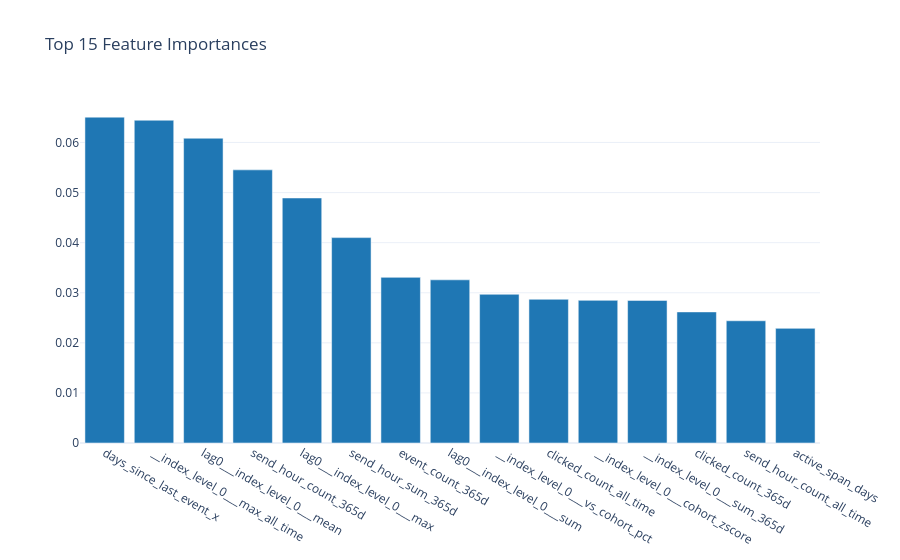

Source (notebook cell):
### Markdown cell above
## 8.4 Feature Importance (Random Forest)

### Code cell
if not _skip_modeling:
    rf_model = models["Random Forest"]
    importance_df = native_pd.DataFrame({
        "Feature": X_train.columns.tolist(),
        "Importance": rf_model.feature_importances_
    }).sort_values("Importance", ascending=False)

    top_n = 15
    top_features = importance_df.head(top_n)

    fig = charts.bar_chart(
        top_features["Feature"].tolist(),
        top_features["Importance"].tolist(),
        title=f"Top {top_n} Feature Importances"
    )
    display_figure(fig)

### Figure 1 — Plotly figure (JSON) as saved in the notebook; plotly's stock layout.template omitted (floating-point values rounded to 4 significant figures)
{"data": [{"marker": {"color": "#1f77b4"}, "type": "bar", "x": ["days_since_last_event_x", "__index_level_0___max_all_time", "lag0___index_level_0___mean", "send_hour_count_365d", "lag0___index_level_0___max", "send_hour_sum_365d", "event_count_365d", "lag0___index_level_0___sum", "__index_level_0___vs_cohort_pct", "clicked_count_all_time", "__index_level_0___cohort_zscore", "__index_level_0___sum_365d", "clicked_count_365d", "send_hour_count_all_time", "active_span_days"], "y": [0.06506, 0.06445, 0.06085, 0.05453, 0.04892, 0.04101, 0.03307, 0.03258, 0.02969, 0.02869, 0.02848, 0.02847, 0.02617, 0.0244, 0.02289]}], "layout": {"title": {"text": "Top 15 Feature Importances"}, "xaxis": {"title": {}}, "yaxis": {"title": {}}}}
